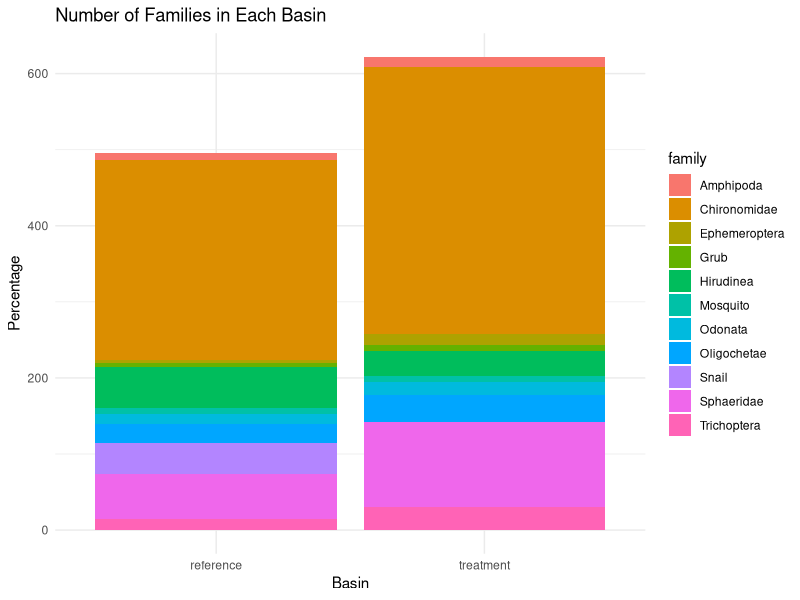
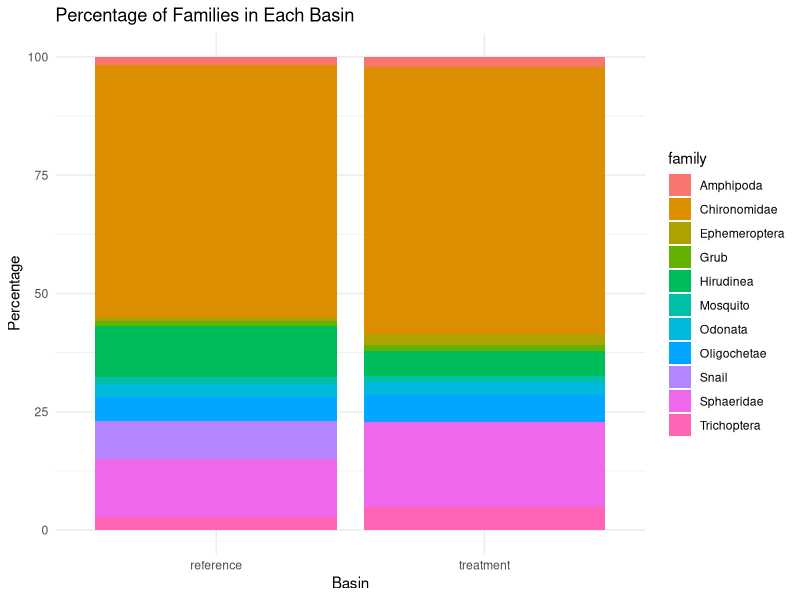
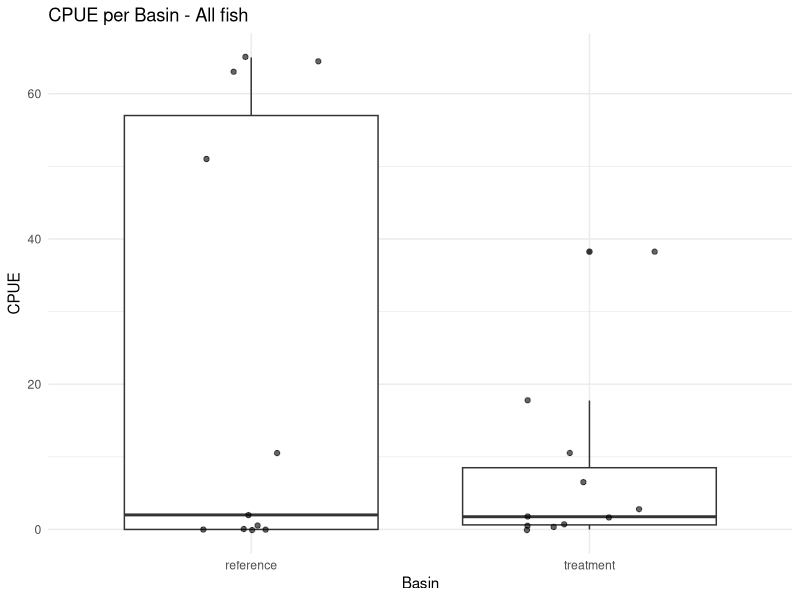
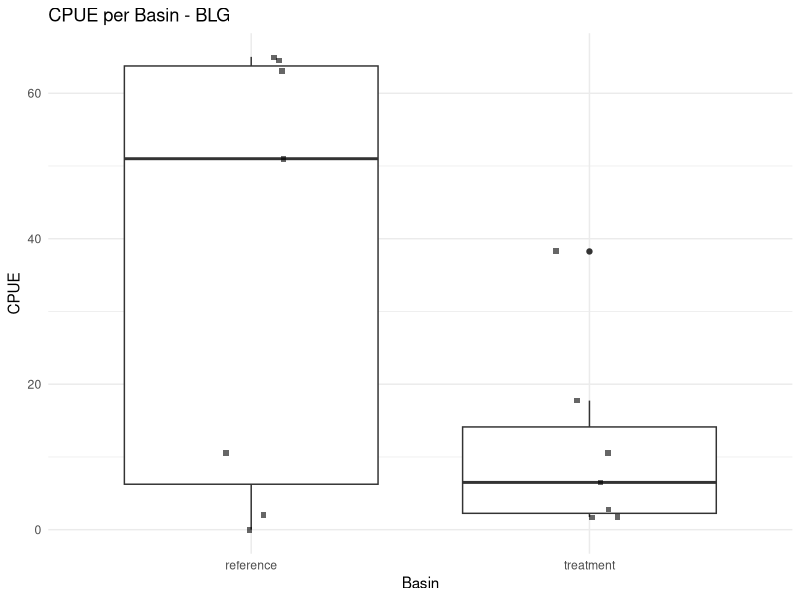
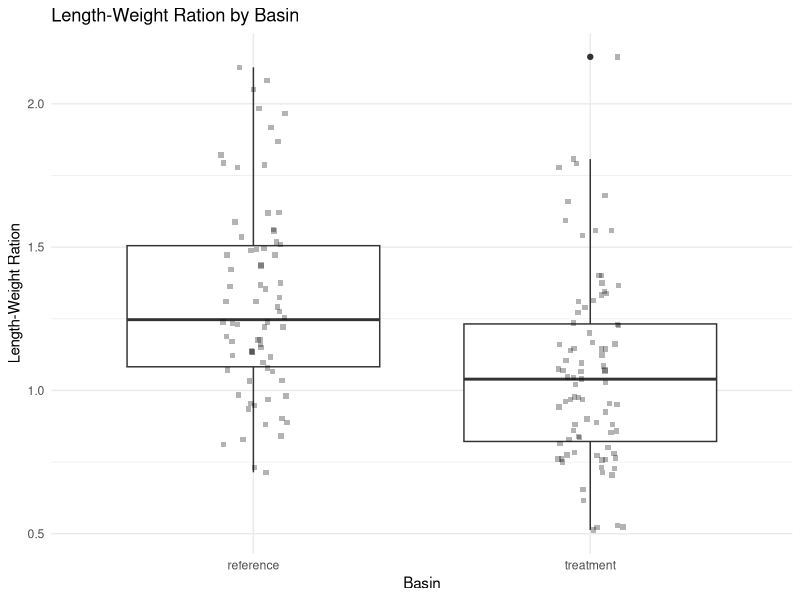
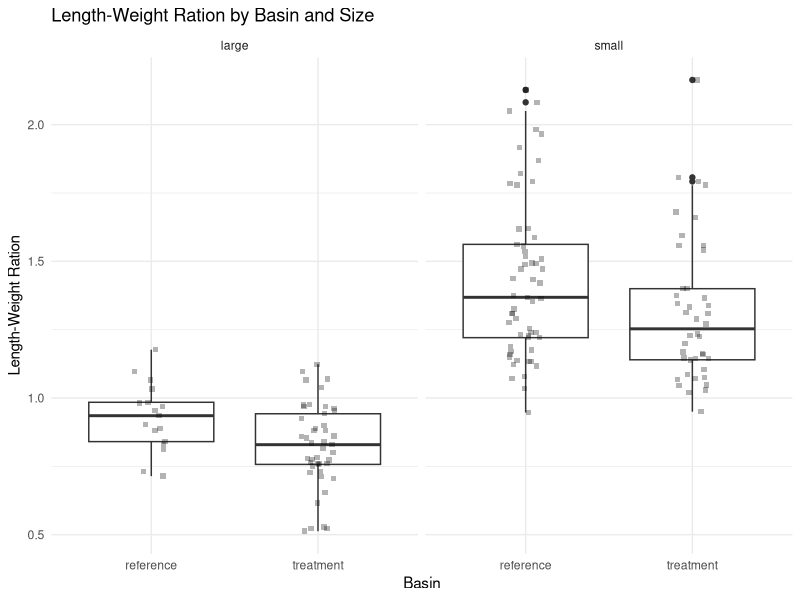
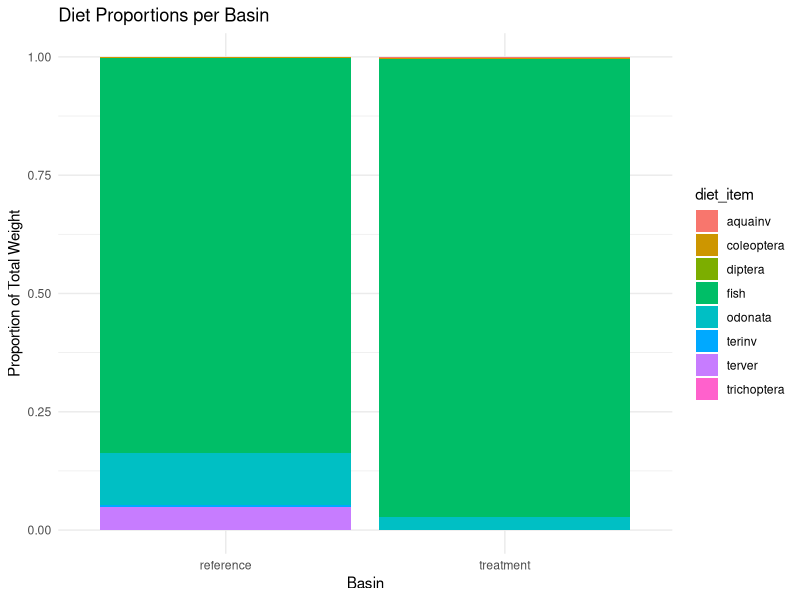
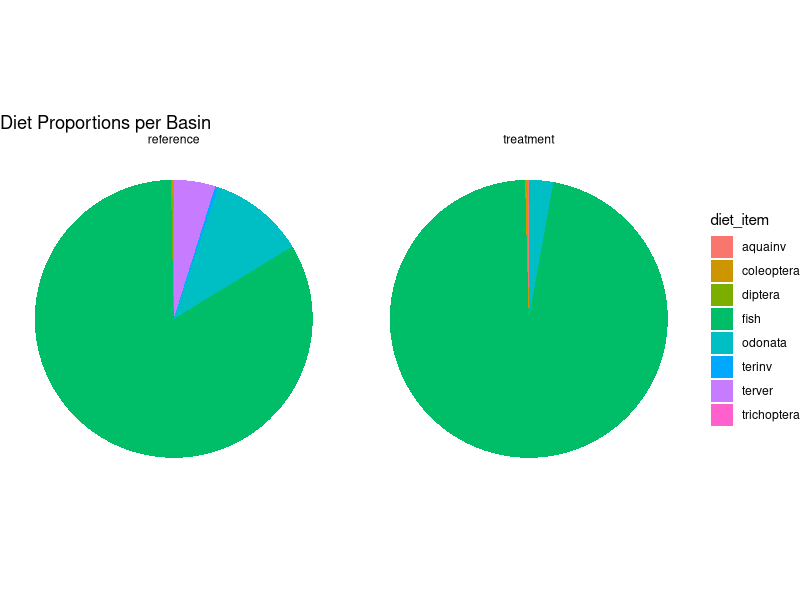

Reproduce these figures in R, in order.
#Hello! 

library(tidyverse)
library(readr)

bmi_2024 <- read_csv("bmi_2024.csv")
View(bmi_2024)

####BMI 2024####
#Lets quick play around with BMI 

#Cleaning, omit NAs 
bmi_2024 <- na.omit(bmi_2024)

#Sum families by basin 
bmi_sum <- bmi_2024 %>%
  group_by(basin, family) %>%
  summarise(total_num = sum(number)) %>%
  ungroup()

#change that to a percentage and make a new data frame 
bmi_sum_percentage <- bmi_sum %>%
  group_by(basin) %>%
  mutate(percentage = total_num / sum(total_num) * 100) %>%
  ungroup()

#Plot families by basin by number 
bmi_sbp <- ggplot(bmi_sum, aes(x = basin, y = total_num, fill = family)) +
  geom_bar(stat = "identity") +
  labs(title = "Number of Families in Each Basin",
       x = "Basin",
       y = "Percentage") +
  theme_minimal()
bmi_sbp

#Plot families by basin by percentage 
bmi_sbp_percentage <- ggplot(bmi_sum_percentage, aes(x = basin, y = percentage, fill = family)) +
  geom_bar(stat = "identity") +
  labs(title = "Percentage of Families in Each Basin",
       x = "Basin",
       y = "Percentage") +
  theme_minimal()
bmi_sbp_percentage

####Preyfish 2024####

#Note - removed perch and minnowtraps from these data to avoid 0 inflation 
preyfish_2024 <- read_csv("preyfish_2024.csv")
View(preyfish_2024)

#Cleaning, omit NAs 
preyfish_2024 <- na.omit(preyfish_2024)

preyfish_bp <- ggplot(preyfish_2024, aes(x = basin, y = CPUE)) +
  geom_boxplot() +                       # Add boxplot
  geom_jitter(width = 0.2, alpha = 0.6) + # Add individual points with jitter for better visibility
  labs(title = "CPUE per Basin - All fish",
       x = "Basin",
       y = "CPUE") +
  theme_minimal()
preyfish_bp

#Omit LMB for giggles 
blg_preyfish <- preyfish_2024 %>%
  filter(species != 'LMB')

#plot CPUE without LMB 
blg_bp <- ggplot(blg_preyfish, aes(x = basin, y = CPUE)) +
  geom_boxplot() +                       
  geom_jitter(width = 0.1, alpha = 0.6, shape=15) + 
  labs(title = "CPUE per Basin - BLG",
       x = "Basin",
       y = "CPUE") +
  theme_minimal()
blg_bp

####LMB Length Weight 2024####
lmb_lw_2024 <- read_csv("lmb_lw_2024.csv")
View(lmb_lw_2024)

#Omit NAs in basin, and weights >1000 and <100
lmb_lw_2024<- lmb_lw_2024 %>%
  filter(!is.na(basin) & weight != 1000 & weight >= 100)

lmb_lw_2024 <- lmb_lw_2024 %>%
  mutate(lw_ration = length / weight)

lmb_bp <- ggplot(lmb_lw_2024, aes(x = basin, y = lw_ration)) +
  geom_boxplot() +                       
  geom_jitter(width = 0.1, alpha = 0.3, shape=15) + 
  labs(title = "Length-Weight Ration by Basin",
       x = "Basin",
       y = "Length-Weight Ration") +
  theme_minimal()
lmb_bp

#Test for significance 

# Split the data by basin
ref_t <- lmb_lw_2024 %>% filter(basin == 'reference') %>% pull(lw_ration)
trt_t <- lmb_lw_2024 %>% filter(basin == 'treatment') %>% pull(lw_ration)

# Run a t-test comparing the two basins
t_test <- t.test(ref_t, trt_t)

# Print the results of the t-test
print(t_test)

#Add size column 

lmb_lw_2024 <- lmb_lw_2024 %>%
  mutate(size = ifelse(length >= 305, 'large', 'small'))

#Facet wrap by size 
lmb_bp_size <- ggplot(lmb_lw_2024, aes(x = basin, y = lw_ration)) +
  geom_boxplot() +                       
  geom_jitter(width = 0.1, alpha = 0.3, shape=15) + 
  labs(title = "Length-Weight Ration by Basin and Size ",
       x = "Basin",
       y = "Length-Weight Ration") +
  facet_wrap(~size) +
  theme_minimal()
lmb_bp_size

####Diet 2024####
#Total weight per basin and proportions already calculated 

diets_2024_unfin <- read_csv("diets_2024_unfin.csv")
View(diets_2024_unfin)

#Stacked barplot - dry weight prop

diet_dw_sbp <-ggplot(diets_2024_unfin, aes(x = basin, y = prop_weight, fill = diet_item)) +
  geom_bar(stat = "identity") +
  labs(title = "Diet Proportions per Basin",
       x = "Basin",
       y = "Proportion of Total Weight") +
  theme_minimal()
diet_dw_sbp

#Weight pie chart 
diet_dw_pie <- ggplot(diets_2024_unfin, aes(x = "", y = prop_weight, fill = diet_item)) +
  geom_bar(stat = "identity", width = 1) +
  coord_polar("y") +
  facet_wrap(~ basin) +
  labs(title = "Diet Proportions per Basin",
       x = NULL,
       y = NULL) +
  theme_void() + 
  theme(legend.position = "right")
diet_dw_pie

#Stacked barplot - number

diet_num_sbp <-ggplot(diets_2024_unfin, aes(x = basin, y = number, fill = diet_item)) +
  geom_bar(stat = "identity") +
  labs(title = "Diet Numbers per Basin",
       x = "Basin",
       y = "Raw Numbers") +
  theme_minimal()
diet_num_sbp


